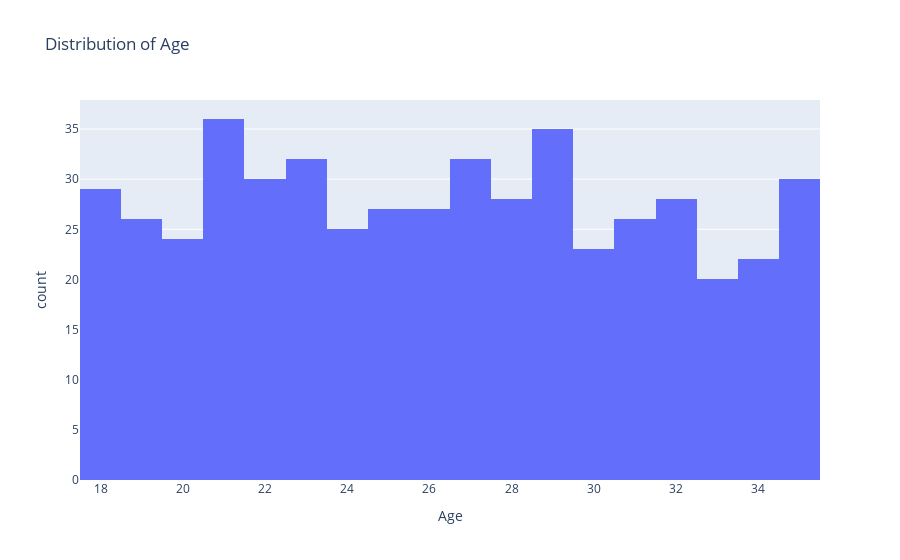

The cell this chart's notebook holds for it:
### Markdown cell above
__The distribution of age in the dataset__

### Code cell
# Histogram for 'Age'
fig = px.histogram(data, x='Age', title='Distribution of Age')
fig.show()

### Figure 1 — Plotly figure (JSON) as saved in the notebook; plotly's stock layout.template omitted (floating-point values rounded to 4 significant figures; data arrays with more than 128 entries replaced by an {"elided": "..."} marker saying what was removed)
{"data": [{"bingroup": "x", "hovertemplate": "Age=%{x}<br>count=%{y}<extra></extra>", "legendgroup": "", "marker": {"color": "#636efa", "pattern": {"shape": ""}}, "name": "", "orientation": "v", "showlegend": false, "type": "histogram", "x": {"elided": "500 int values"}, "xaxis": "x", "yaxis": "y"}], "layout": {"barmode": "relative", "legend": {"tracegroupgap": 0}, "title": {"text": "Distribution of Age"}, "xaxis": {"anchor": "y", "domain": [0, 1], "title": {"text": "Age"}}, "yaxis": {"anchor": "x", "domain": [0, 1], "title": {"text": "count"}}}}
